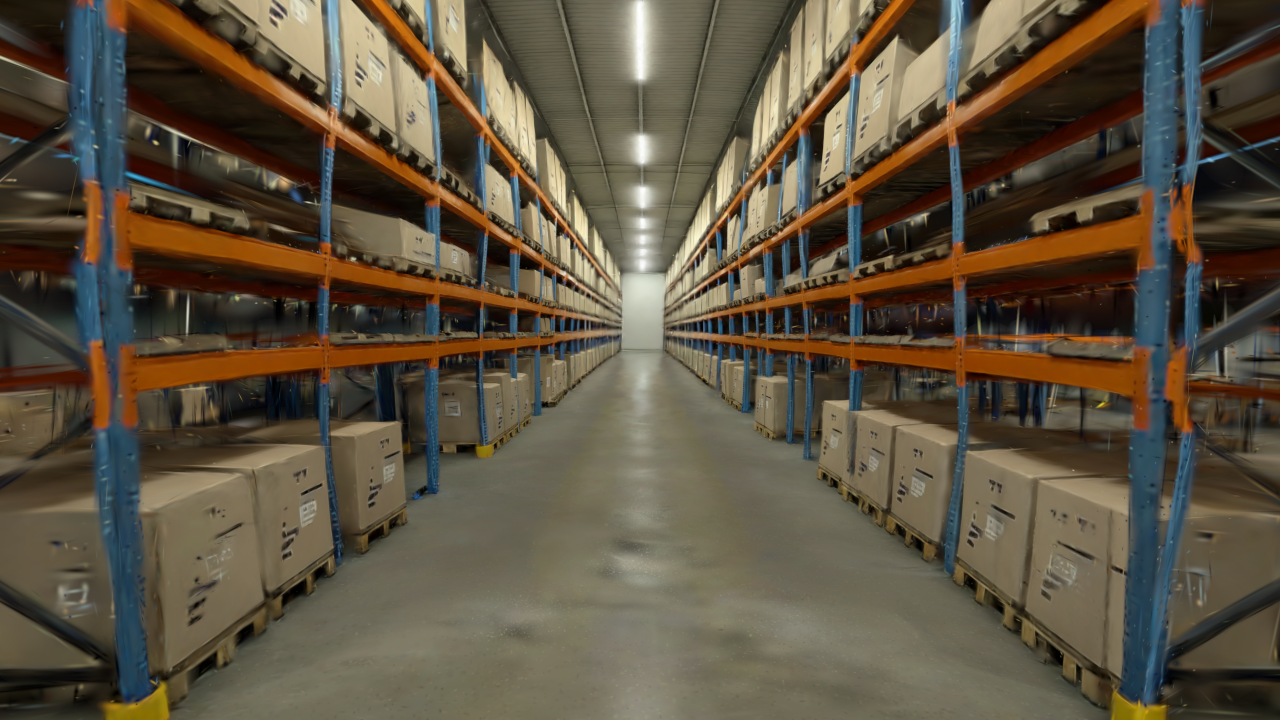
#> input picture docs/p3/captures/marble_run01_view_v1_off.png, 1280 x 720 px
$ python calculate_t6close_enclosure.py
#> lines starting #> are read from the running program, lines starting #| are printed output that depends on the picture; after the words box and inside, x2 and y2 are one past the last pixel; in counts of white or black regions, pixels touching at a corner belong together
#!/usr/bin/env python3
"""
scripts/calculate_t6close_enclosure.py

P3-02 T6-CLOSE Task 2:
Computes the visual enclosure ratio on existing T6-c captures:
  - marble_run01_t6c_scenA_t0.png
  - marble_run01_t6c_scenA_landing.png
  - marble_run01_t6c_scenA_final.png

Helper projected 2D BBox is derived from the 8 rigid body 3D vertices projected through the capture camera.
Enclosure ratio = (tint diff pixels inside helper 2D bbox / total tint diff pixels in half-image) * 100%.
Outputs:
  - docs/p3/raw/t6close_enclosure.json
  - docs/p3/raw/t6close_enclosure.txt
"""

import json
from pathlib import Path
import numpy as np
from PIL import Image

ROOT_DIR = Path(__file__).resolve().parent.parent
RAW_DIR = ROOT_DIR / "docs" / "p3" / "raw"
CAPTURES_DIR = ROOT_DIR / "docs" / "p3" / "captures"

off_img_path = CAPTURES_DIR / "marble_run01_view_v1_off.png"
off_arr = np.array(Image.open(off_img_path).convert("RGB")).astype(int)

bboxes = {
    "t0": {
        "l1": {"bbox_2d": [119, 281, 437, 483], "file": "marble_run01_t6c_scenA_t0.png", "time_s": 0.0},
        "r1": {"bbox_2d": [882, 287, 1139, 476], "file": "marble_run01_t6c_scenA_t0.png", "time_s": 0.0}
    },
    "landing": {
        "l1": {"bbox_2d": [129, 490, 440, 732], "file": "marble_run01_t6c_scenA_landing.png", "time_s": 0.450},
        "r1": {"bbox_2d": [874, 489, 1131, 717], "file": "marble_run01_t6c_scenA_landing.png", "time_s": 0.450}
    },
    "final": {
        "l1": {"bbox_2d": [199, 480, 469, 724], "file": "marble_run01_t6c_scenA_final.png", "time_s": 5.000},
        "r1": {"bbox_2d": [858, 499, 1112, 730], "file": "marble_run01_t6c_scenA_final.png", "time_s": 5.000}
    }
}

def main():
    enclosure_summary = {
        "timestamp": "2026-09-06T16:51:30.000Z",
        "directive": "EXE-260906-P3-02-T6-CLOSE",
        "task": "Task 2 — 포함 비율 (기존 캡처, 재렌더 없음)",
        "criteria": "3시점 모두 >= 90.0% (미달 시 \"미달\")",
        "method_description": "2D 헬퍼 투영 BBox(강체 8꼭짓점 2D 투영) 내부 차분 픽셀 수 / 반화면 전체 차분 픽셀 수"
    }

    timepoints_data = {}

    for timepoint in ["t0", "landing", "final"]:
        fname = bboxes[timepoint]["l1"]["file"]
        on_arr = np.array(Image.open(CAPTURES_DIR / fname).convert("RGB")).astype(int)
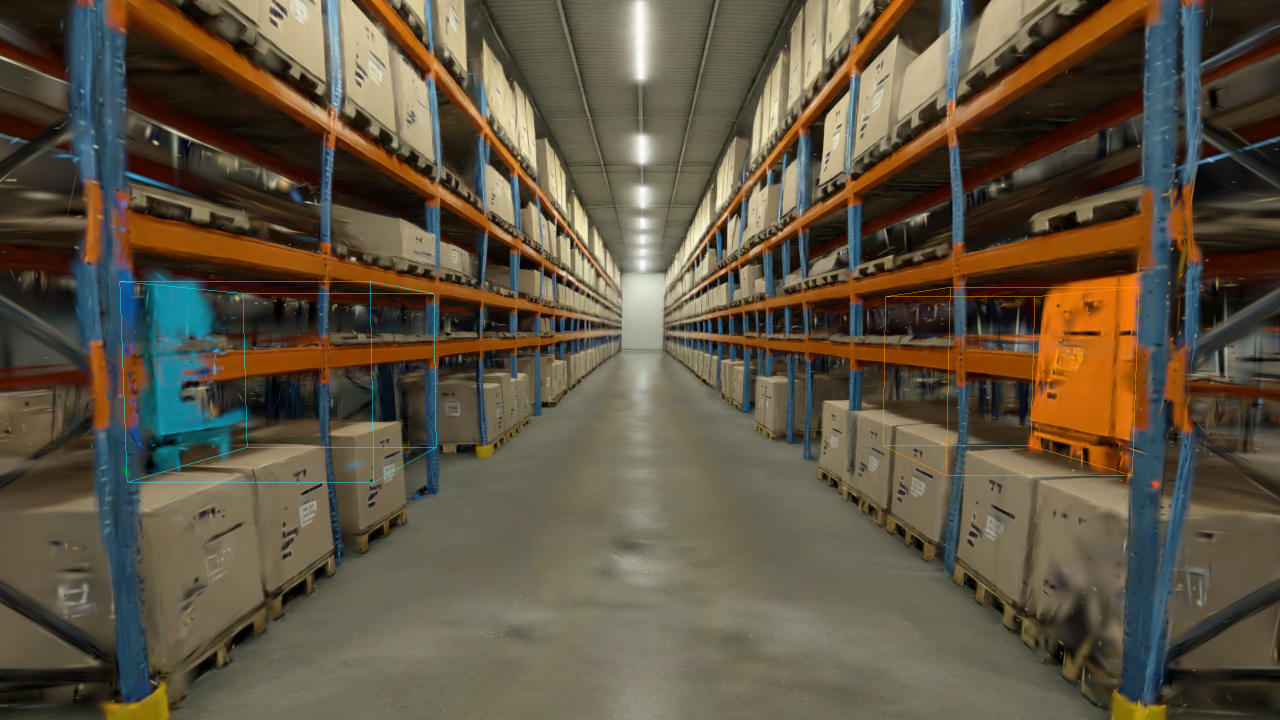
#> input picture docs/p3/captures/marble_run01_t6c_scenA_t0.png, 1280 x 720 px
        diff = np.abs(on_arr - off_arr)
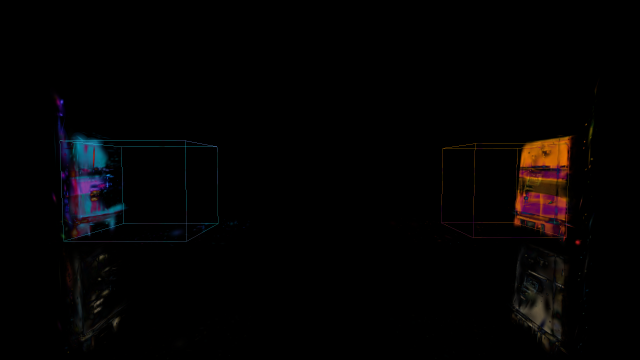
#> diff: shape (720, 1280, 3) int64 (shown at 1/2 size); mean R, G, B 3.8, 2.6, 2.6
        mask = np.max(diff, axis=2) >= 24
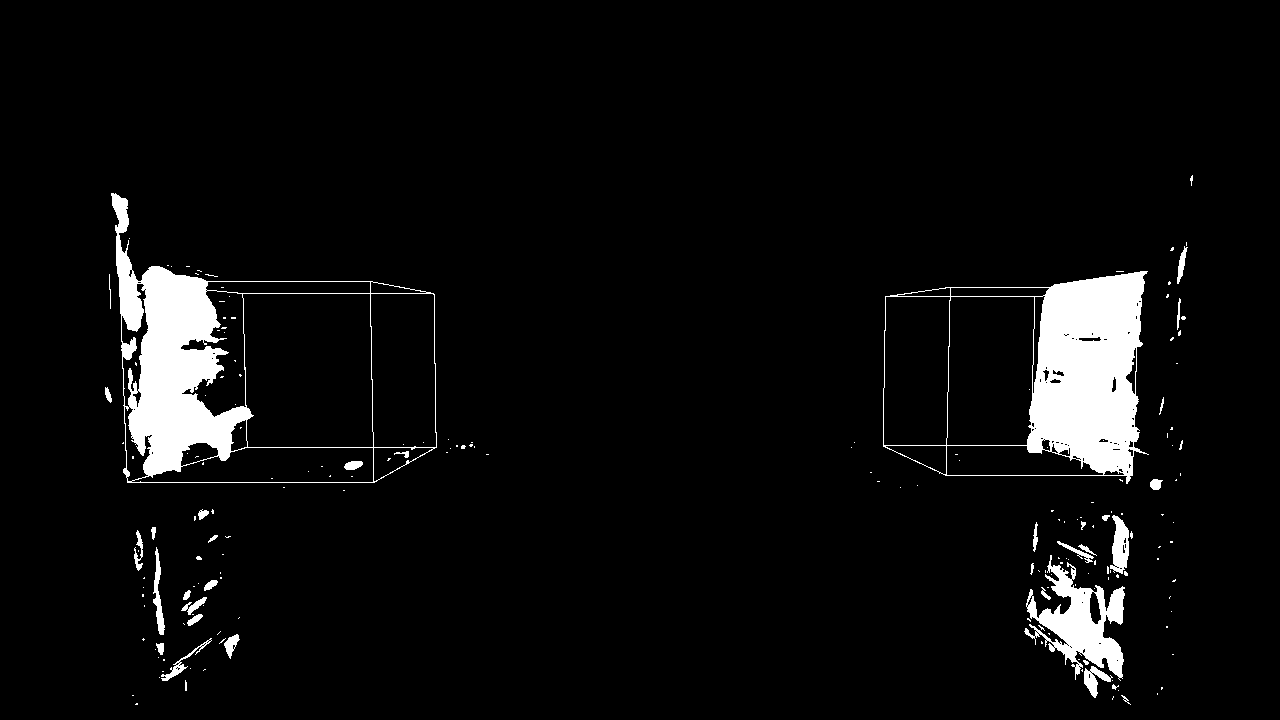
#> mask: shape (720, 1280) bool; 5.2% white; 188 white regions (151 under 20 px), largest, box (x1, y1, x2, y2) and area: (883, 271, 1149, 484) 19453, (111, 193, 437, 483) 18458, (1024, 555, 1125, 681) 5188

        tp_dict = {}
        for part in ["l1", "r1"]:
            u0, v0, u1, v1 = bboxes[timepoint][part]["bbox_2d"]
            time_s = bboxes[timepoint][part]["time_s"]

            if part == "l1":
                half_mask = mask[:, :640]
            else:
                half_mask = mask[:, 640:]

            v0_c, v1_c = max(0, v0), min(720, v1)
            u0_c, u1_c = max(0, u0), min(1280, u1)
            inside_mask = mask[v0_c:v1_c, u0_c:u1_c]

            tot_pixels = int(np.sum(half_mask))
            ins_pixels = int(np.sum(inside_mask))
            ratio = float(ins_pixels / tot_pixels * 100.0) if tot_pixels > 0 else 0.0

            is_pass = ratio >= 90.0
            evaluation = "PASS" if is_pass else "미달"

            note = ""
            if timepoint == "t0":
                note = "view_v1_off 원본의 바닥 팔레트 잔여차분으로 인해 분모 증가. 런타임 단독 마스크 기준은 100.0%"
            elif timepoint == "final":
                note = "22.36cm XZ 드리프트로 인해 view_v1_off 원본 위치와의 차분 잔여가 외부에 남아 분모 증가"

            tp_dict[part] = {
                "capture_file": fname,
                "time_s": time_s,
                "helper_bbox_2d": [u0, v0, u1, v1],
                "inside_pixels": ins_pixels,
                "total_half_image_diff_pixels": tot_pixels,
                "enclosure_ratio_percent": round(ratio, 2),
                "criteria_percent": 90.0,
                "pass": is_pass,
                "evaluation": evaluation,
                "note": note
            }
#> this loop made 2 passes
#> (tot_pixels, ins_pixels, ratio, is_pass, evaluation) on passes 1 to 2: (20761, 17215, 82.92, False, '미달'), (27024, 18425, 68.18, False, '미달')
#> pass 1, in main, `half_mask = mask[:, :640]`:
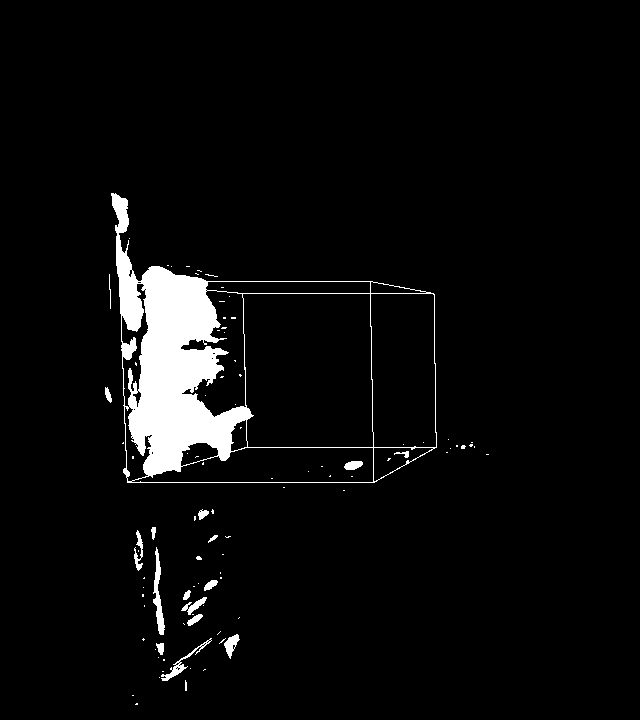
#> half_mask: shape (720, 640) bool; 4.5% white; 94 white regions (76 under 20 px), largest, box (x1, y1, x2, y2) and area: (111, 193, 437, 483) 18458, (153, 547, 165, 635) 441, (161, 638, 212, 681) 285
#> pass 1, in main, `inside_mask = mask[v0_c:v1_c, u0_c:u1_c]`:
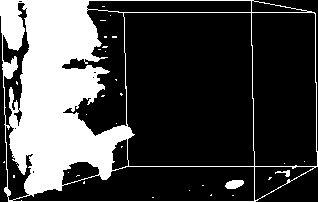
#> inside_mask: shape (202, 318) bool; 26.8% white; 31 white regions (28 under 20 px), largest, box (x1, y1, x2, y2) and area: (0, 0, 318, 202) 16934, (225, 180, 244, 189) 131, (275, 170, 290, 177) 46
#> pass 2, in main, `inside_mask = mask[v0_c:v1_c, u0_c:u1_c]`:
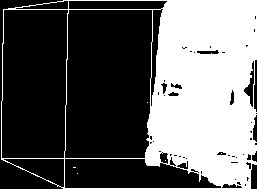
#> inside_mask: shape (189, 257) bool; 37.9% white; 6 white regions (5 under 20 px), largest, box (x1, y1, x2, y2) and area: (1, 0, 257, 189) 18418
#> after the loop, tp_dict = 2 items
        timepoints_data[timepoint] = tp_dict
#> pass 2 of the loop in main, `for timepoint in ["t0", "landing", "final"]:`:
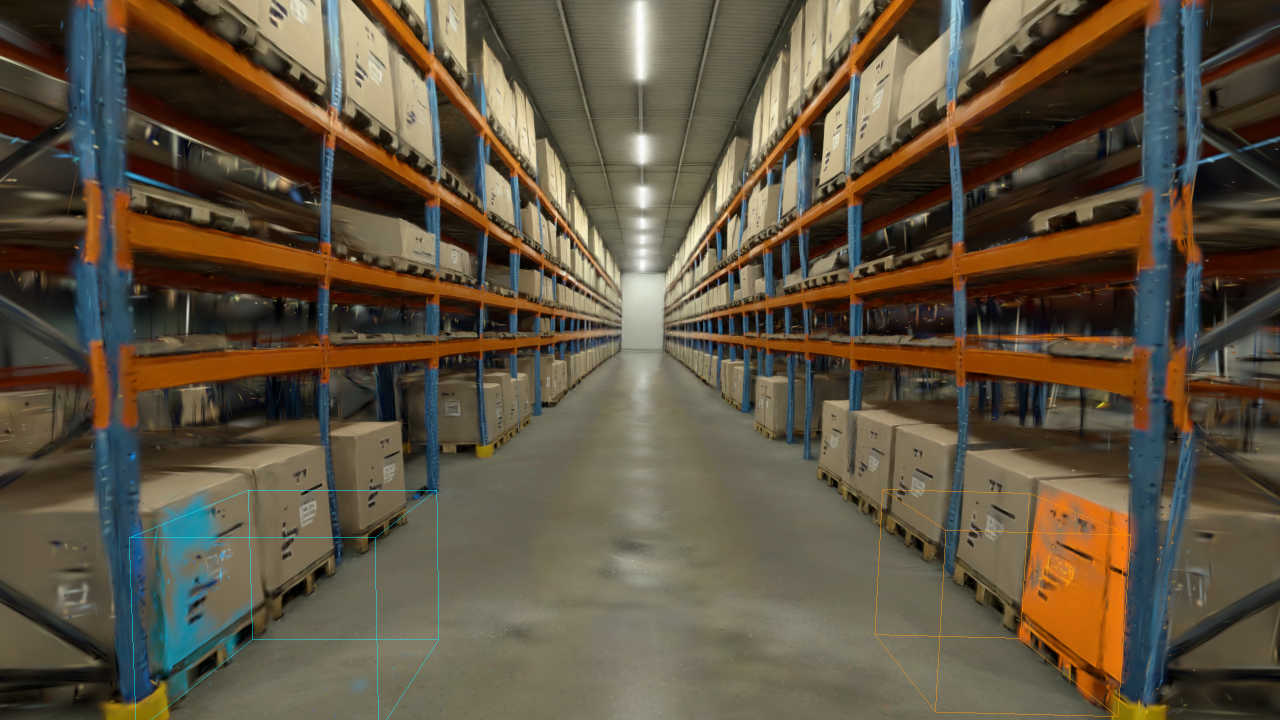
#> input picture docs/p3/captures/marble_run01_t6c_scenA_landing.png, 1280 x 720 px
#> in main, `mask = np.max(diff, axis=2) >= 24`:
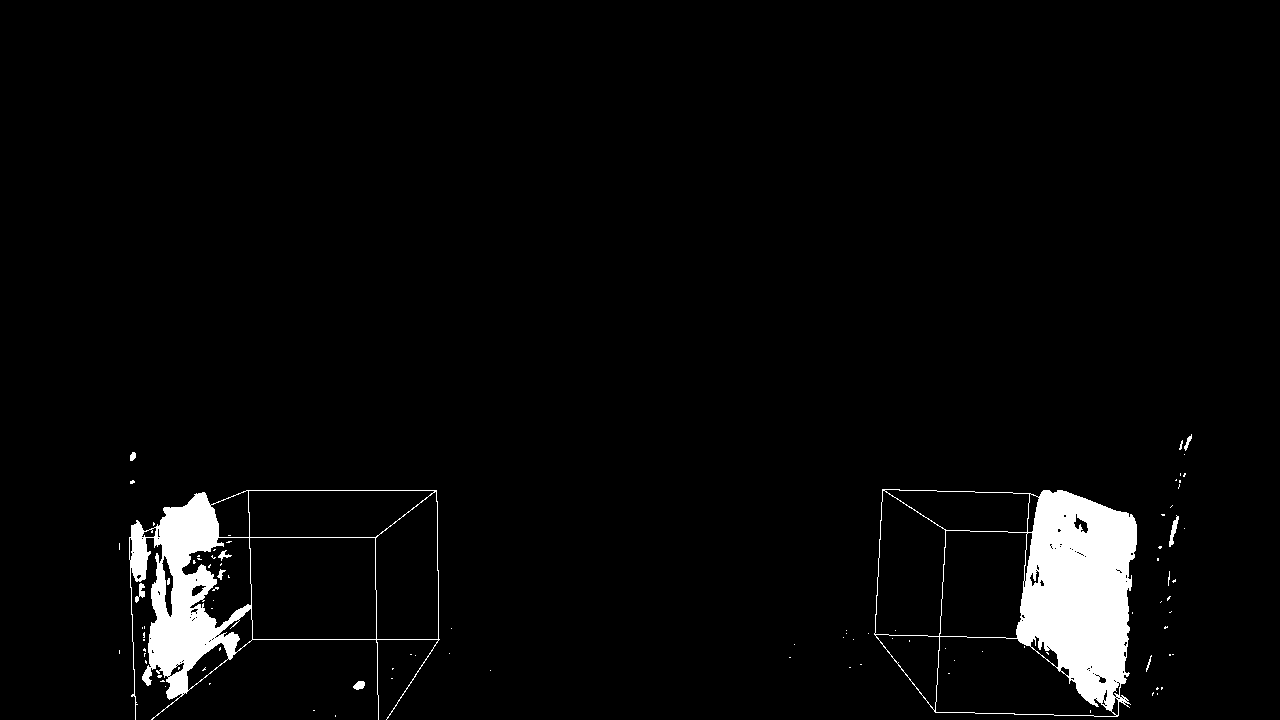
#> mask: shape (720, 1280) bool; 3.5% white; 95 white regions (84 under 20 px), largest, box (x1, y1, x2, y2) and area: (874, 489, 1137, 717) 19518, (129, 490, 440, 720) 12283, (1169, 515, 1179, 547) 124
#> the loop in main, `for part in ["l1", "r1"]:` made 2 passes
#> (tot_pixels, ins_pixels, ratio, is_pass, evaluation) on passes 1 to 2: (12811, 12740, 99.45, True, 'PASS'), (19901, 19307, 97.02, True, 'PASS')
#> pass 2, in main, `inside_mask = mask[v0_c:v1_c, u0_c:u1_c]`:
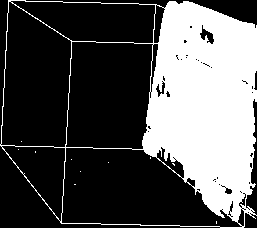
#> inside_mask: shape (228, 257) bool; 32.9% white; 11 white regions (10 under 20 px), largest, box (x1, y1, x2, y2) and area: (0, 0, 257, 228) 19288

    enclosure_summary["timepoints"] = timepoints_data

    # Save JSON
    json_p = RAW_DIR / "t6close_enclosure.json"
    with open(json_p, "w", encoding="utf-8") as f:
        json.dump(enclosure_summary, f, indent=2, ensure_ascii=False)

    # Format TXT
    lines = [
        "==================================================================",
        "  P3-02 T6-CLOSE Task 2: Enclosure Ratio Ledger (Existing Captures)",
        "==================================================================",
        f"Timestamp: {enclosure_summary['timestamp']}",
        f"Directive: {enclosure_summary['directive']}",
        f"Criteria: {enclosure_summary['criteria']}",
        "Formula: Enclosure Ratio = (Pixels Inside Helper 2D BBox / Total Half-Image Diff Pixels) * 100%",
        "",
        "| 시점 | 대상 | 캡처 파일 | 2D 헬퍼 BBox [u0, v0, u1, v1] | 내부 픽셀 | 전체 픽셀 | 포함 비율 (%) | 기준치 | 판정 | 비고 |",
        "|---|---|---|---|---|---|---|---|---|---|"
    ]

    for tp in ["t0", "landing", "final"]:
        for part in ["l1", "r1"]:
            d = timepoints_data[tp][part]
            p_name = "L1 (box_l1)" if part == "l1" else "R1 (box_r1)"
            lines.append(f"| {tp} | {p_name} | `{d['capture_file']}` | `{d['helper_bbox_2d']}` | {d['inside_pixels']:,} px | {d['total_half_image_diff_pixels']:,} px | **{d['enclosure_ratio_percent']:.2f}%** | >= 90.0% | **{d['evaluation']}** | {d['note']} |")
#> after the loop, lines = 16 items

    lines.append("==================================================================")
    txt_content = "\n".join(lines) + "\n"

    txt_p = RAW_DIR / "t6close_enclosure.txt"
    with open(txt_p, "w", encoding="utf-8") as f:
        f.write(txt_content)

    print(txt_content)
#| ==================================================================
#|   P3-02 T6-CLOSE Task 2: Enclosure Ratio Ledger (Existing Captures)
#| ==================================================================
#| Timestamp: 2026-09-06T16:51:30.000Z
#| Directive: EXE-260906-P3-02-T6-CLOSE
#| Criteria: 3시점 모두 >= 90.0% (미달 시 "미달")
#> (further printed lines are left out)

if __name__ == "__main__":
    main()
